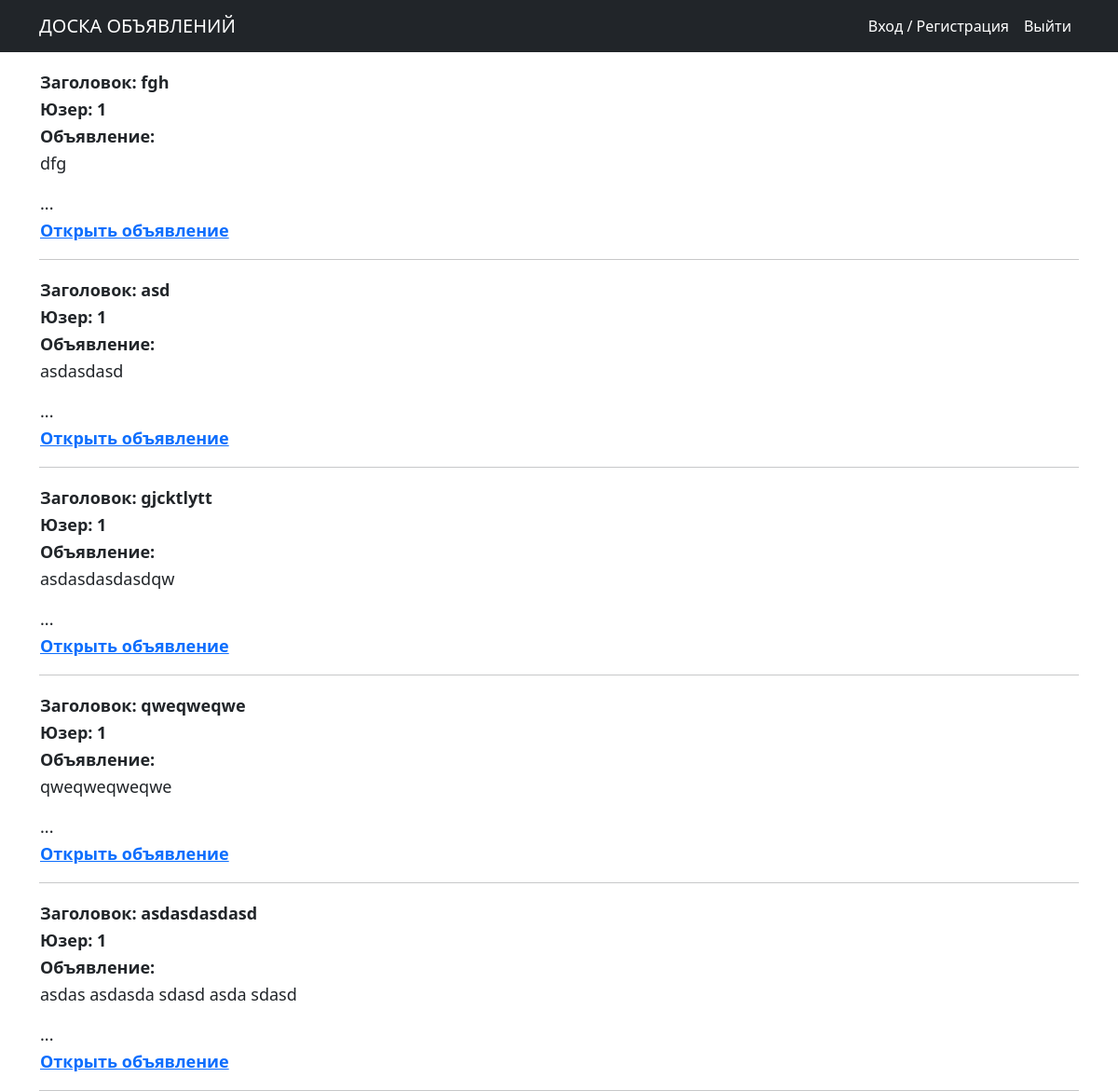
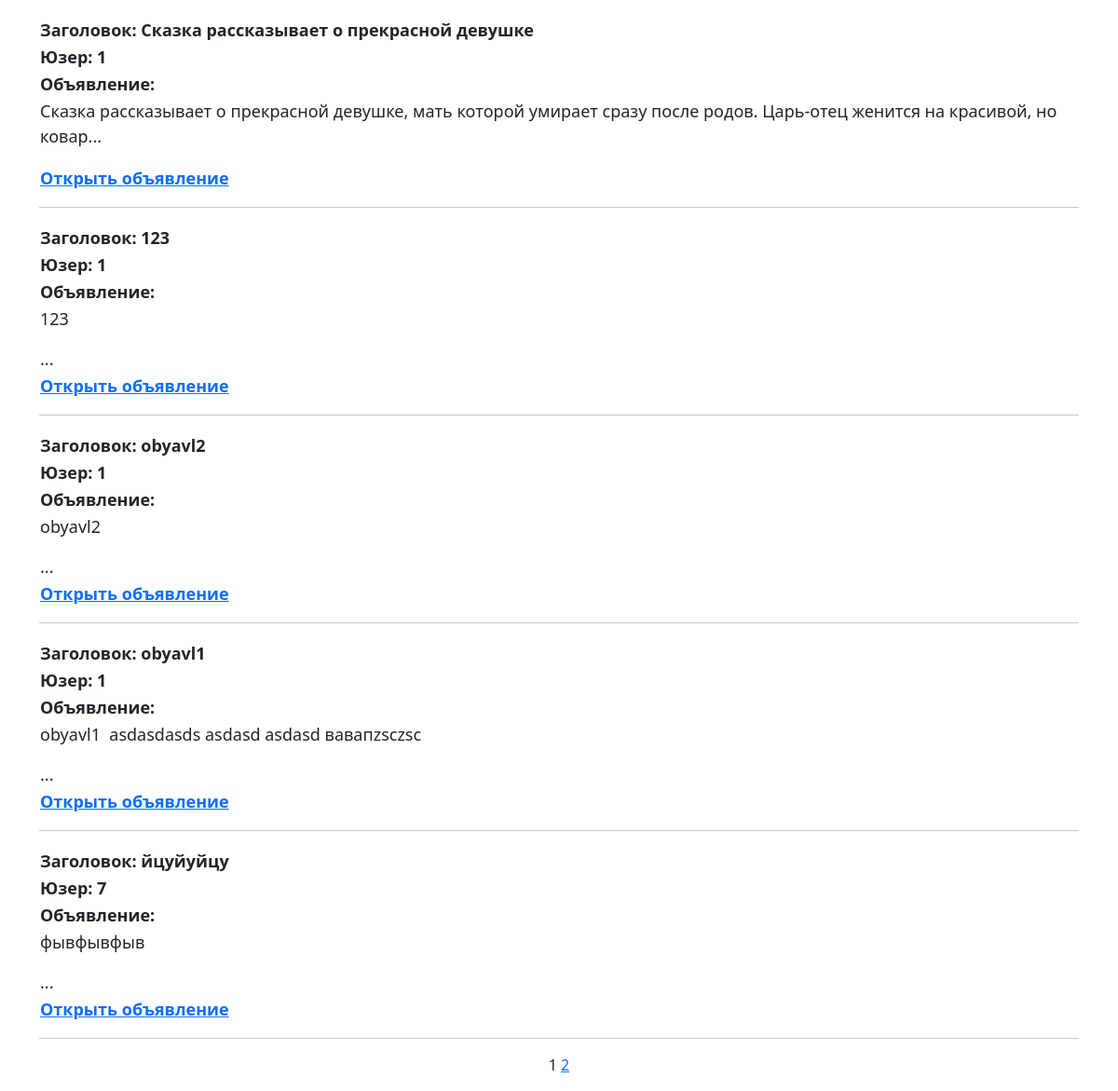
Page /ad/ on the committed database (2 pictures, top to bottom).
### ad/models.py (models this page shows, shortened)
class Ad(models.Model):
    TYPE = (
        ('tanks', 'Танки'),
        ('heals', 'Хилы'),
        ('dd', 'ДД'),
        ('buyers', 'Торговцы'),
        ('gildemeisters', 'Гилдмастеры'),
        ('questgivers', "Квестгиверы"),
        ('smith', 'Кузнецы'),
        ('tanner', 'Кожевники'),
        ('potionmakers', 'Зельевары'),
        ('spellmasters', 'Мастера заклинаний'),
         )
    author = models.ForeignKey(User, on_delete=models.CASCADE, blank=True)
    title = models.CharField(max_length=128)
    text = RichTextUploadingField(blank=True, null=True)
    category = models.CharField(max_length=15, choices=TYPE, default='tanks')
    def preview(self):
        t = self.text
        x1 = t.find('<img', 0, len(t)-1)
        x2 = t.find('>', x1, len(t)-1)
        if x1 == -1:
            return t[0:124]+"..."
        else:
            t1 = t[0:x1] + t[x2+1:len(t)-1]
            return t1[0:124]+"..."

### ad/views.py (the view)
# urls.py: path('', AdList.as_view(), name='ad_list'),
class AdList(ListView):
    model = Ad
    ordering = '-id'
    template_name = 'adlist.html'
    context_object_name = 'ads'
    paginate_by = 10

### templates/adlist.html (shortened to what this page needs)
{% extends 'flatpages/default.html' %}
{% block content %}
{% if ads%}
    {%for ad in ads%}
<table>
	<tbody>
		<tr align="left" style=" font-size: 18px; font-weight: 600;">
			<td style= height: 21.5781px >   </td>
		</tr>
		<tr align="left" style=" font-size: 18px; font-weight: 600;">
			<td >  Заголовок: {{ad.title}} </td>
		</tr>
		<tr align="left" style=" font-size: 18px; font-weight: 600;">
			<td >  Юзер: {{ad.author.id}} </td>
		</tr>
		<tr align="left" style=" font-size: 18px; font-weight: 600;">
			<td >  Объявление: </td>
		</tr>
		<tr align="left" style=" font-size: 18px; ">
			<td >   {{ad.preview| safe}} </td>
		</tr>
	</tbody>
</table>
<table>
	<tbody>
		<tr align="left" style=" font-size: 18px; font-weight: 600;">
			<td style="width: 300px;"> <a href="/ad/{{ad.id}}">Открыть объявление</a> </td>
		</tr>
	</tbody>
</table>
 <hr>
    {% endfor %}
{% else %}
<h2>Объявлений нет!</h2>
{% endif %}
{{ page_obj.number }}
{% if page_obj.has_next %}
<a href="?page={{ page_obj.next_page_number }}">{{page_obj.next_page_number }}</a>
{% endif %}
{% endblock content %}

### rows in the picture
Ad: title "fgh", author.id "1", preview "dfg ..."
Ad: title "asd", author.id "1", preview "asdasdasd ..."
Ad: title "gjcktlytt", author.id "1", preview "asdasdasdasdqw ..."
Ad: title "qweqweqwe", author.id "1", preview "qweqweqweqwe ..."
Ad: title "asdasdasdasd", author.id "1", preview "asdas asdasda sdasd asda sdasd ..."
Ad: title "Сказка рассказывает о прекрасной девушке", author.id "1", preview "Сказка рассказывает о прекрасной девушке, мать которой умирает сразу после родов. Царь-отец женится на красивой, но ковар..."
Ad: title "123", author.id "1", preview "123 ..."
Ad: title "obyavl2", author.id "1", preview "obyavl2 ..."
Ad: title "obyavl1", author.id "1", preview "obyavl1 asdasdasds asdasd asdasd вавапzsczsc ..."
Ad: title "йцуйуйцу", author.id "7", preview "фывфывфыв ..."

### other values in the picture
{{ page_obj.number }} "1"
{{ page_obj.next_page_number }} "2"
